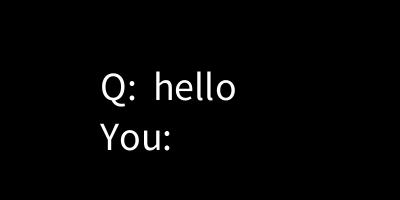
Frame 1 (no input)
Frame 60 (the mouse pressed at the canvas centre just before this capture): identical to frame 1, image omitted
Frame 120 (the mouse held since frame 60 and released just before this capture): identical to frame 1, image omitted

The Processing sketch that drew this single still picture (run headless with seeded random() and noise(); from frame 60 on, the mouse is pressed at the canvas centre):

// Processing sketch: week17_3
// ── week17_3.pde
void setup(){
   size(400,200);
   textSize(40);
}
String line="";
String Q="hello";
void draw(){
  background(0);
  text("Q:  "+Q, 100,100);
  text("You:"+line, 100,150);
}
void keyPressed(){//點一次做程序一次
   line =line+key;//key是按下去按鍵，可以打字
}
